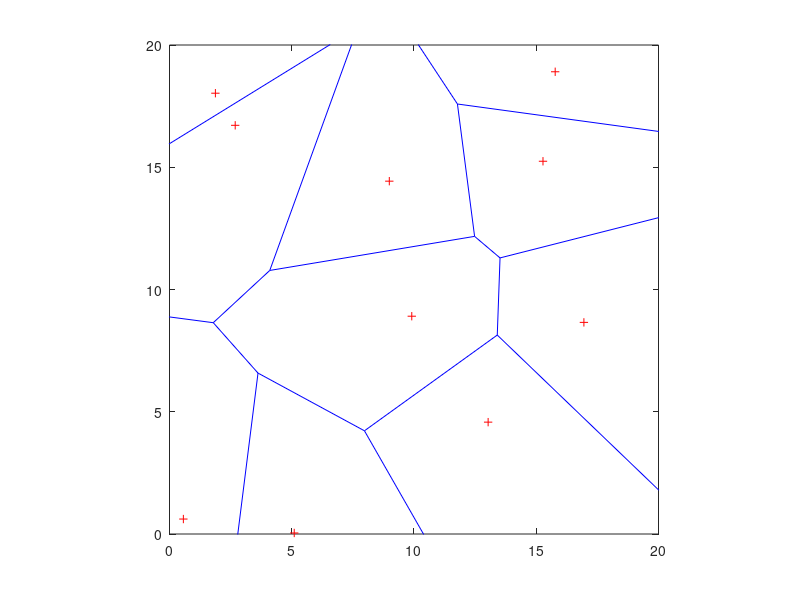

Reproduce this figure in MATLAB.
% main_polyMESH.m
% 
%
%%%%%%%%%%%%%%%%%%%%%%%%%%%%%%%%%%%%%%%%%%%%%%%%%%%%%%%%%%%%%%%%%%%%%%%%%%%%%%%%%
%
% Purpose: Routine for the generation of finite element meshes of 
%          polycrystalline microstructures with fully bonded grains
%
%
% This code is part of the following article. If used for other research,
% please acknowledge this contribution by citing the following reference: 
%
% M. Paggi, M. Corrado, J. Reinoso (2017) Fracture of solar-grade anisotropic
% polycrystalline Silicon: A combined phase field - cohesive zone model approach,
% Computer Methods in Applied Mechanics and Engineering, 
% Volume 330, 1 March 2018, Pages 123-148,
% https://doi.org/10.1016/j.cma.2017.10.021  
%%%%%%%%%%%%%%%%%%%%%%%%%%%%%%%%%%%%%%%%%%%%%%%%%%%%%%%%%%%%%%%%%%%%%%%%%%%%%%%%%

clc
clear all

%%%%%%%%%%%%%%%%%%%%%%%%%%%%%%%%%%%%%%%%%%%%%%%%%%%%%%%%%%%%%%%%%%%%%%%%%%%%%%%%%
% Input data
dim_x=20;           % dimension of the specimen in the x-direction
dim_y=20;           % dimension of the specimen in the y-direction
nb_grains=10;       % number of grains to be generated in the specimen
quadrangle=true;    % true: the specimen will be meshed with quadrangular elements
                    % false: the specimen will be meshed with triangular elements
sf=1;               % scale factor, to rescale the specimen size
lc=2;               % approximate finite element size, for Gmsh


%%%%%%%%%%%%%%%%%%%%%%%%%%%%%%%%%%%%%%%%%%%%%%%%%%%%%%%%%%%%%%%%%%%%%%%%%%%%%%%%%
% Generation of the polygrain microstructure with the Voronoi algorithm
rand('state',1);    % the second parameter is a kind of seed for the random
                    % set of points generated by rand()
x=rand(1,nb_grains)*dim_x;
y=rand(1,nb_grains)*dim_y;
[vx,vy] = voronoi(x,y,[]);
[v,c]=voronoin([x(:) y(:)]);
plot(x,y,'r+',vx,vy,'b-'); axis equal
xlim([0 dim_x]);
ylim([0 dim_y]);

% Construction of the connectivity matrix of the grains (connect_gr)
connect_gr=zeros(nb_grains,100);
for i=1:length(c)
    prov=c{i,1};
    vertices_per_grains(i)=length(prov);    % vertices_per_grains contains the number of vertices for each grain
    for j=1:length(prov)
        connect_gr(i,j)=prov(j);            % connectivity matrix of the grains
    end
end

nb_segments=length(vx);  % total number of segments
nb_nodes=length(v);      % total number of vertices

% The Voronoi algorithm generates grains that are extended beyond the edges
% of the specimen. They have to be modified by limiting their size in
% correspondence of the edges of the specimen.

% The segments of the grains that intersect the edges of the specimen are
% identified
k=0;
for i=1:nb_segments
    if ((vx(1,i)<0) | (vx(1,i)>dim_x) |(vx(2,i)<0) | (vx(2,i)>dim_x) | (vy(1,i)<0) | (vy(1,i)>dim_y) | (vy(2,i)<0) | (vy(2,i)>dim_y))
        if ((((vx(1,i)>0) & (vx(1,i)<dim_x)) | ((vx(2,i)>0) & (vx(2,i)<dim_x))) & (((vy(1,i)>0) & (vy(1,i)<dim_y)) | ((vy(2,i)>0) & (vy(2,i)<dim_y))))
            k=k+1;
            out(k)=i;   % segments intersecting the edges of the specimen
        end
    end
end

% Nodes 1 e 2 of the segments intersecting the edges of the specimen
node1=zeros(k,1);
node2=zeros(k,1);

% The nodes that are outside the domain of the specimen are identified
for i=1:k
    for j=1:nb_nodes
        if (abs(vx(1,out(i))-v(j,1))<0.00001 & abs(vy(1,out(i))-v(j,2))<0.00001)
            node1(i)=j;
        end
        if (abs(vx(2,out(i))-v(j,1))<0.00001 & abs(vy(2,out(i))-v(j,2))<0.00001)
            node2(i)=j;
        end
    end
    if node1(i)==0
        node1(i)=1;
    end
    if node2(i)==0
        node2(i)=1;
    end
end

% For each segment that intersects the domain the adiacent grains are
% identified
for i=1:k
    w=0;
    for j=1:nb_grains
        flag=0;
        for h=1:10
            if (flag==0 & node1(i)==connect_gr(j,h))
                for l=1:10
                    if (node2(i)==connect_gr(j,l))
                        w=w+1;
                        gr(w)=j;
                        flag=1;
                    end
                end
            end
        end
    end
    
    % For each intersecting segment the edge of intersection is determined.
    % The id_numbers of the edges of the specimen are the followings:
    %         ____3___
    %        |        |
    %      4 |        | 2
    %        |        |
    %        |________|
    %             1 
    edge=0;          
    A=[(vx(1,out(i))) (vx(2,out(i)))];
    if max(A)>dim_x
        xint=dim_x;
        yint=vy(1,out(i))+(xint-vx(1,out(i)))*(vy(2,out(i))-vy(1,out(i)))/(vx(2,out(i))-vx(1,out(i)));
        if (yint>0 & yint<dim_y)
            edge=2;
        end
    elseif min(A)<0
        xint=0;
        yint=vy(1,out(i))+(xint-vx(1,out(i)))*(vy(2,out(i))-vy(1,out(i)))/(vx(2,out(i))-vx(1,out(i)));
        if (yint>0 & yint<dim_y)
            edge=4;
        end
    end
    B=[(vy(1,out(i))) (vy(2,out(i)))];
    if max(B)>dim_y
        yint=dim_y;
        xint=vx(1,out(i))+(yint-vy(1,out(i)))*(vx(2,out(i))-vx(1,out(i)))/(vy(2,out(i))-vy(1,out(i)));
        if (xint>0 & xint<dim_x)
            edge=3;
        end
    elseif min(B)<0
        yint=0;
        xint=vx(1,out(i))+(yint-vy(1,out(i)))*(vx(2,out(i))-vx(1,out(i)))/(vy(2,out(i))-vy(1,out(i)));
        if (xint>0 & xint<dim_x)
            edge=1;
        end
    end
    
    % The coordinates of the intersection points are determined
    if edge==1
        yint=0;
        xint=vx(1,out(i))+(yint-vy(1,out(i)))*(vx(2,out(i))-vx(1,out(i)))/(vy(2,out(i))-vy(1,out(i)));
    elseif edge==2
        xint=dim_x;
        yint=vy(1,out(i))+(xint-vx(1,out(i)))*(vy(2,out(i))-vy(1,out(i)))/(vx(2,out(i))-vx(1,out(i)));
    elseif edge==3
        yint=dim_y;
        xint=vx(1,out(i))+(yint-vy(1,out(i)))*(vx(2,out(i))-vx(1,out(i)))/(vy(2,out(i))-vy(1,out(i)));
    elseif edge==4
        xint=0;
        yint=vy(1,out(i))+(xint-vx(1,out(i)))*(vy(2,out(i))-vy(1,out(i)))/(vx(2,out(i))-vx(1,out(i)));
    end
    
    % The connectivity matrix of the grains is modified by adding the points 
    % of intersection between the original segments and the edges of the
    % specimen
    for h=1:w
        connect_gr(gr(h),vertices_per_grains(gr(h))+1)=nb_nodes+1;
        vertices_per_grains(gr(h))=vertices_per_grains(gr(h))+1;
    end
    nb_nodes=nb_nodes+1;
    % the coordinates of the new vertex are inserted in the vector v
    v(nb_nodes,1)=xint;
    v(nb_nodes,2)=yint;
end

corners=[0 0; dim_x 0; dim_x dim_y; 0 dim_y];
for i=1:4
    dist_x=0;
    dist_y=0;
    min_dist_x=dim_x;
    min_dist_y=dim_y;
    for j=1:nb_nodes
        if (v(j,2)==corners(i,2))
            dist_x=abs(corners(i,1)-v(j,1));
            if (dist_x < min_dist_x)
                min_dist_x=dist_x;
                idx=j;
            end
        end
        
        if v(j,1)==corners(i,1)
            dist_y=abs(corners(i,2)-v(j,2));
            if dist_y < min_dist_y
                min_dist_y=dist_y;
                idy=j;
            end
        end
    end

    for j=1:nb_grains
        if (find(idx-connect_gr(j,1:vertices_per_grains(j))==0))
            if (find(idy-connect_gr(j,1:vertices_per_grains(j))==0))
                vertices_per_grains(j)=vertices_per_grains(j)+1;
                connect_gr(j,vertices_per_grains(j))=nb_nodes+1;
            end
        end
    end
nb_nodes=nb_nodes+1;
v(nb_nodes,:)=corners(i,:);
end

% The vertices outside the specimen edges are deleted from the
% connectivity matrix of the grains
for i=1:nb_grains
    k=1;
    for j=1:100
        if connect_gr(i,k)~=0
            if (v(connect_gr(i,k),1)<0 | v(connect_gr(i,k),1)>dim_x | v(connect_gr(i,k),2)<0 | v(connect_gr(i,k),2)>dim_y)
                for h=k:19
                    connect_gr(i,h)=connect_gr(i,h+1);
                end
                vertices_per_grains(i)=vertices_per_grains(i)-1;
                k=k;
            else
                k=k+1;
            end
        end
    end
end

% The vertices of the grains are ordered counterclockwise
for i=1:nb_grains
    centre(i,1)=x(i);
    centre(i,2)=y(i);
    for j=1:vertices_per_grains(i)
        deltay=(v(connect_gr(i,j),2)-centre(i,2));
        deltax=(v(connect_gr(i,j),1)-centre(i,1));
        tang(j)=deltay/deltax;
        if (deltay>0 & deltax>0)
            teta(j)=atan(tang(j));
        elseif (deltay>0 & deltax<0)|(deltay<0 & deltax<0)
            teta(j)=atan(tang(j))+pi;
        elseif (deltay<0 & deltax>0)
            teta(j)=atan(tang(j))+2*pi;
        end
    end
    prov=zeros(1,100);
    for j=1:vertices_per_grains(i)
        [C,index]=min(teta);
        prov(j)=connect_gr(i,index);
        teta(index)=10;
    end
    connect_gr(i,:)=prov(:);
    connect_gr(i,vertices_per_grains(i)+1)=connect_gr(i,1);
end

% The nodes outside the domain of the specimen are deleted from the vector
% of the nodal coordinates (coord); the remaining nodes are re-numbered and
% the connectivity matrix is modified accordingly
nb_nodes=length(v);
ind=1;
for i=1:length(v)
    nb_nodes=nb_nodes;
    if (i==1 | v(i,1)<0 | v(i,1)>dim_x | v(i,2)<0 | v(i,2)>dim_y)
        for j=ind:nb_nodes-1
            coord(j,:)=v(j+i-ind+1,:);
            new_id(j+i-ind+1,1)=j;
        end
        new_id(i)=0;
        nb_nodes=nb_nodes-1;
    else
        ind=ind+1;
    end
end

for i=1:nb_grains
    for j=1:vertices_per_grains(i)+1
        connect_gr(i,j)=new_id(connect_gr(i,j));
    end
end


%%%%%%%%%%%%%%%%%%%%%%%%%%%%%%%%%%%%%%%%%%%%%%%%%%%%%%%%%%%%%%%%%%%%%%%%%%%%%%%%%
% Construction of the geometrical entities for Gmsh

% The model is re-scaled (if necessary)
coord=coord*sf;
nb_nodes=length(coord);

% Lines and lineloops are constructed
nline=0;
for i=1:nb_grains
    for j=1:vertices_per_grains(i)
        node1=connect_gr(i,j);
        node2=connect_gr(i,j+1);
		sign=0;
		for k=1:nline
		    if(mline(k,1)==node1)
		        if (mline(k,2)==node2)
		            sign=+1;
		            numline=k;
		        end
		    end
		    if(mline(k,1)==node2)
		        if (mline(k,2)==node1)
		            sign=-1;
		            numline=k;
		        end
		    end
		end
		if (sign==0)
		    nline=nline+1;
            mline(nline,1)=node1;
            mline(nline,2)=node2;
            numline=nline;
            sign=+1;
        end
        lineloop(i,j)=numline*sign;
    end
end

% The lines constituting the grain boundaries, except those coincident with 
% one of the specimen edges, are stored in a separate vector ('int_lines')
k=0;
h=0;
for i=1:length(mline)
    if (coord(mline(i,1),1)==0 | coord(mline(i,1),1)==dim_x | coord(mline(i,1),2)==0 | coord(mline(i,1),2)==dim_y)
        if (coord(mline(i,2),1)==0 | coord(mline(i,2),1)==dim_x | coord(mline(i,2),2)==0 | coord(mline(i,2),2)==dim_y)
            k=k+1;
            edge_lines(k)=i;
        else
            h=h+1;
            int_lines(h)=i;
        end    
    else
        h=h+1;
        int_lines(h)=i;
    end
end


%%%%%%%%%%%%%%%%%%%%%%%%%%%%%%%%%%%%%%%%%%%%%%%%%%%%%%%%%%%%%%%%%%%%%%%%%%%%%%%%% 
% OUTPUT 

fid=fopen('input_Gmsh.geo','w');
fprintf(fid,'%s \n','// INPUT DATA FOR GMSH');
fprintf(fid,'\n');
fprintf(fid,'lc=%i;\n',lc);
fprintf(fid,'\n');

for i=1:nb_nodes
    fprintf(fid,'Point(%i) = {%i,%i,0,lc};\n',i,coord(i,1),coord(i,2));
end
fprintf(fid,'\n');

for i=1:nline
    fprintf(fid,'Line(%i) = {%i,%i};\n',i,mline(i,1),mline(i,2));
end
fprintf(fid,'\n');

for i=1:nb_grains
    fprintf(fid,'Line Loop(%i) = {',i);
    for j=1:vertices_per_grains(i)-1
        fprintf(fid,'%i,',lineloop(i,j));
    end
    fprintf(fid,'%i};\n',lineloop(i,vertices_per_grains(i)));
end
fprintf(fid,'\n');

for i=1:nb_grains
    fprintf(fid,'Plane Surface(%i) = {%i};\n',i,i);
end
fprintf(fid,'\n');

% A tag is defined for the lines constituting the grain boundaries
fprintf(fid,'Physical Line(200) = {');
for i=1:length(int_lines)-1
    fprintf(fid,'%i,',int_lines(i));
end
fprintf(fid,'%i};\n',int_lines(length(int_lines)));
fprintf(fid,'\n');

% A tag is defined for the surfaces of the grains
fprintf(fid,'Physical Surface(300) = {');
for i=1:nb_grains-1
    fprintf(fid,'%i,',i);
end
fprintf(fid,'%i};\n',nb_grains);

if (quadrangle)
    fprintf(fid,'\n');
    fprintf(fid,'Recombine Surface {');
    for i=1:nb_grains-1
        fprintf(fid,'%i,',i);
    end
    fprintf(fid,'%i};\n',nb_grains);
end

fclose(fid);
